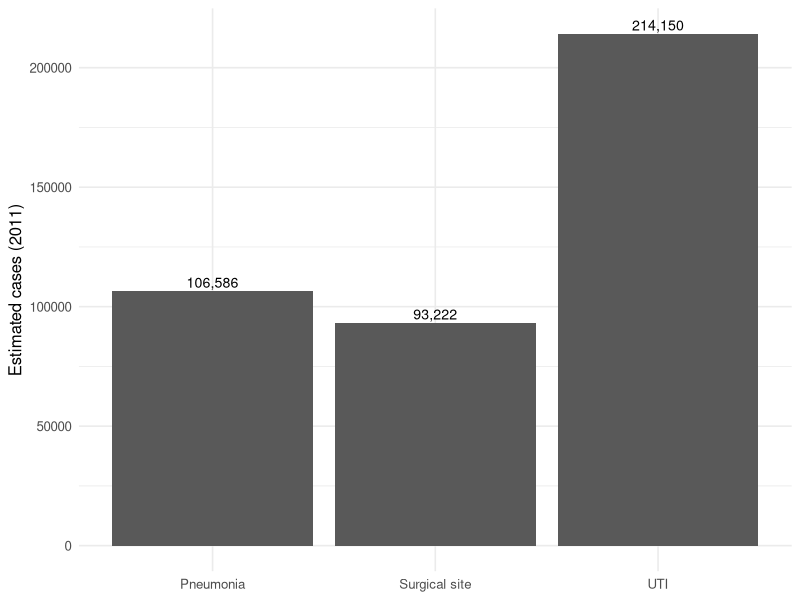

Write R code to recreate this figure.
## ---- chunk 1
#| label: tbl-hai-counts
#| tbl-cap: "Key HAI metrics for Germany (2011) used in this post."
library(tibble)
library(dplyr)
library(knitr)

metrics <- tribble(
  ~metric,                              ~value,
  "Estimated infections (all types)",   478222,
  "Attributable deaths (all types)",     16245,
  "DALYs (all types)",                  248920
)

metrics |> 
  mutate(value = format(value, big.mark=",")) |> 
  kable()

## ---- chunk 2
#| label: fig-hai-bar
#| fig-cap: "Estimated cases by infection type (subset used in this post)."
library(ggplot2)

by_type <- tibble::tribble(
  ~type,            ~estimated_cases,
  "UTI",            214150,
  "Pneumonia",      106586,
  "Surgical site",   93222
)

ggplot(by_type, aes(type, estimated_cases)) +
  geom_col() +
  geom_text(aes(label = scales::comma(estimated_cases)), vjust = -0.3, size = 3.6) +
  labs(x = NULL, y = "Estimated cases (2011)") +
  theme_minimal(base_size = 12)

